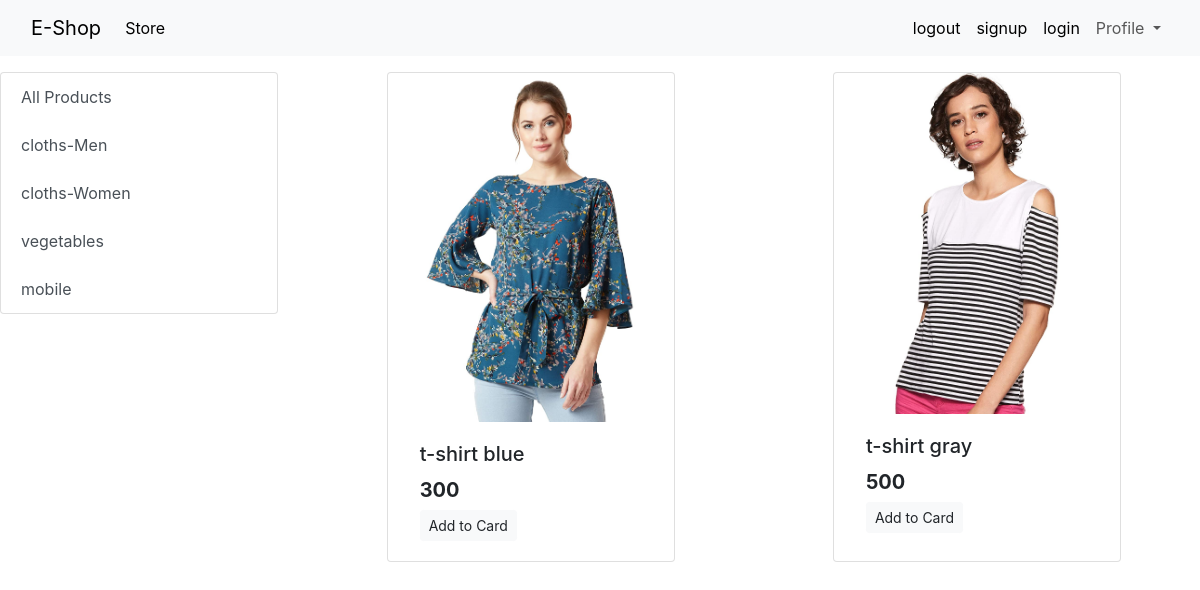
The app's page /?category=2 with its own data.
### store/models/category.py (models this page shows, shortened)
class Category(models.Model):
    name = models.CharField(max_length=50)
    @staticmethod
    def get_all_categories():
       return Category.objects.all()

### store/models/product.py (models this page shows, shortened)
class Product(models.Model):
    name = models.CharField(max_length=50)
    price = models.IntegerField(default=0)
    category = models.ForeignKey(Category,on_delete=models.CASCADE,default=1,null=True,blank=True)
    description = RichTextField()
    image = models.ImageField(upload_to='upload/products/')
    @staticmethod
    def get_all_products_by_categoryid(category_id):
        if category_id:
           return Product.objects.filter(category=category_id)
        else:
            return Product.get_all_products();

### store/views.py (the view)
# urls.py: path('', index,name='index'),
def index(request):
    products = None
    categories = Category.get_all_categories()
    categoryID = request.GET.get('category')
    if categoryID:
     products = Product.get_all_products_by_categoryid(categoryID)
    else:
       products = Product.get_all_products();
    data = {}
    data['products'] = products
    data['categories'] = categories
    return render(request, 'store/index.html',data)

### store/templates/store/index.html (shortened to what this page needs)
{% extends 'store/base.html' %}
 {% block content %}
 <div class="continer-fluid mt-3">
  <div class="row">
    <div class="col-lg-3 mx-auto">
      <div class="list-group">
        <a href="/ "class="list-group-item list-group-item-action">All Products</a>
        {% for category in categories %}
        <a href="/?category={{category.id}}"class="list-group-item list-group-item-action">{{category.name}}</a>
        {% endfor %}
    </div>
  </div>
    <div id='products'class="col-lg-9 mx-auto">
      <div class="row mx-auto">
        {% for product in products %}
        <div class="card mx-auto mb-3"  style="width: 18rem;">
          <img class="card-img-top" src="{{product.image.url}}" alt="Card image cap">
          <div class="card-body">
            <h5 class="card-title">{{product.name}}</h5>
            <h5 class="card-text"><b>{{product.price}}</b></h5>
            <a href="#"class="btn btn-light boarder btn-sm">Add to Card</a>
          </div>
        </div>
            {% endfor %}
          </div>
      </div>
    </div>
  </div>
 {% endblock content %}

### records on screen
Category: name "cloths-Men"
Category: name "cloths-Women"
Category: name "vegetables"
Category: name "mobile"
Product: image (picture), name "t-shirt blue", price "300"
Product: image (picture), name "t-shirt gray", price "500"
